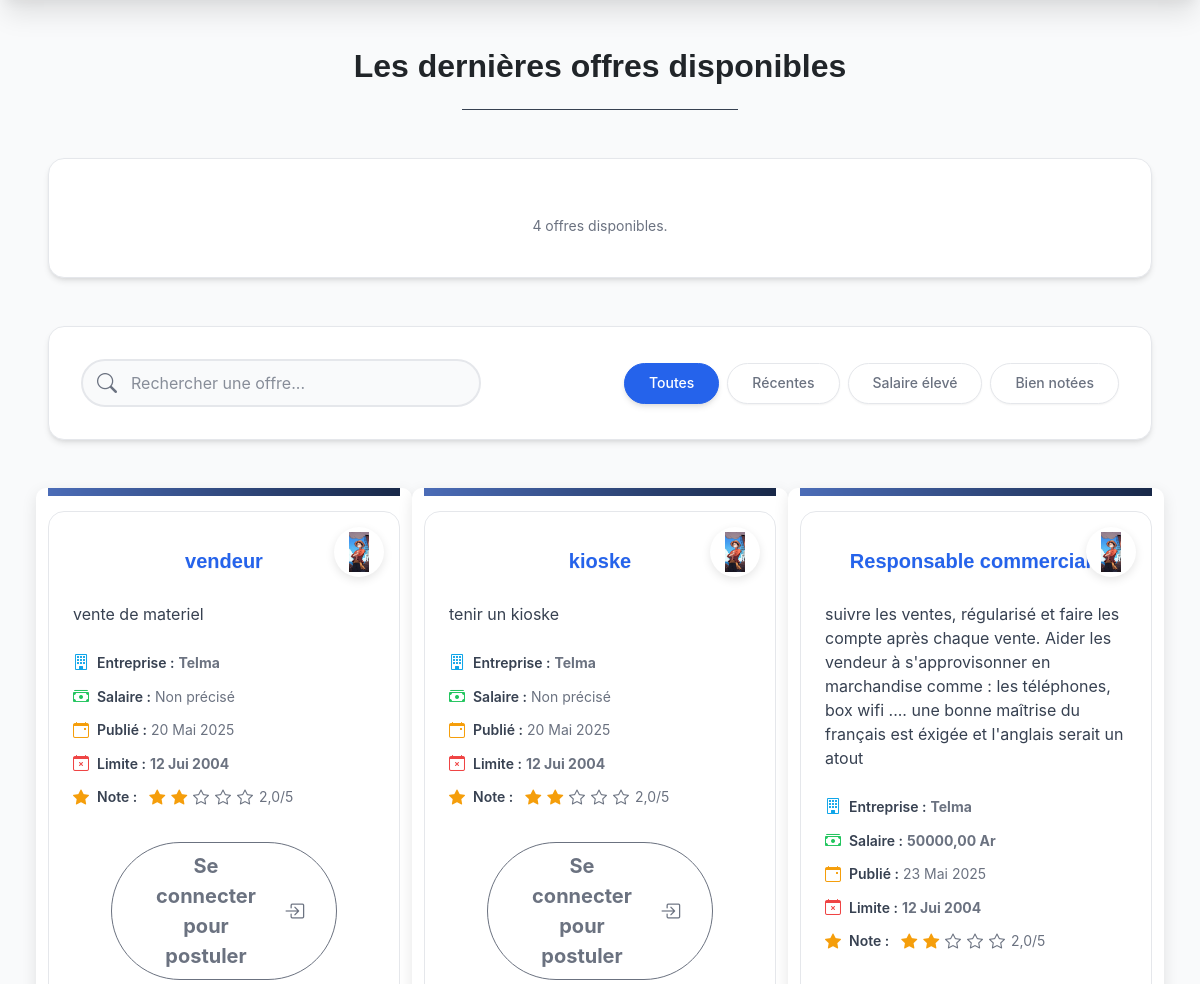
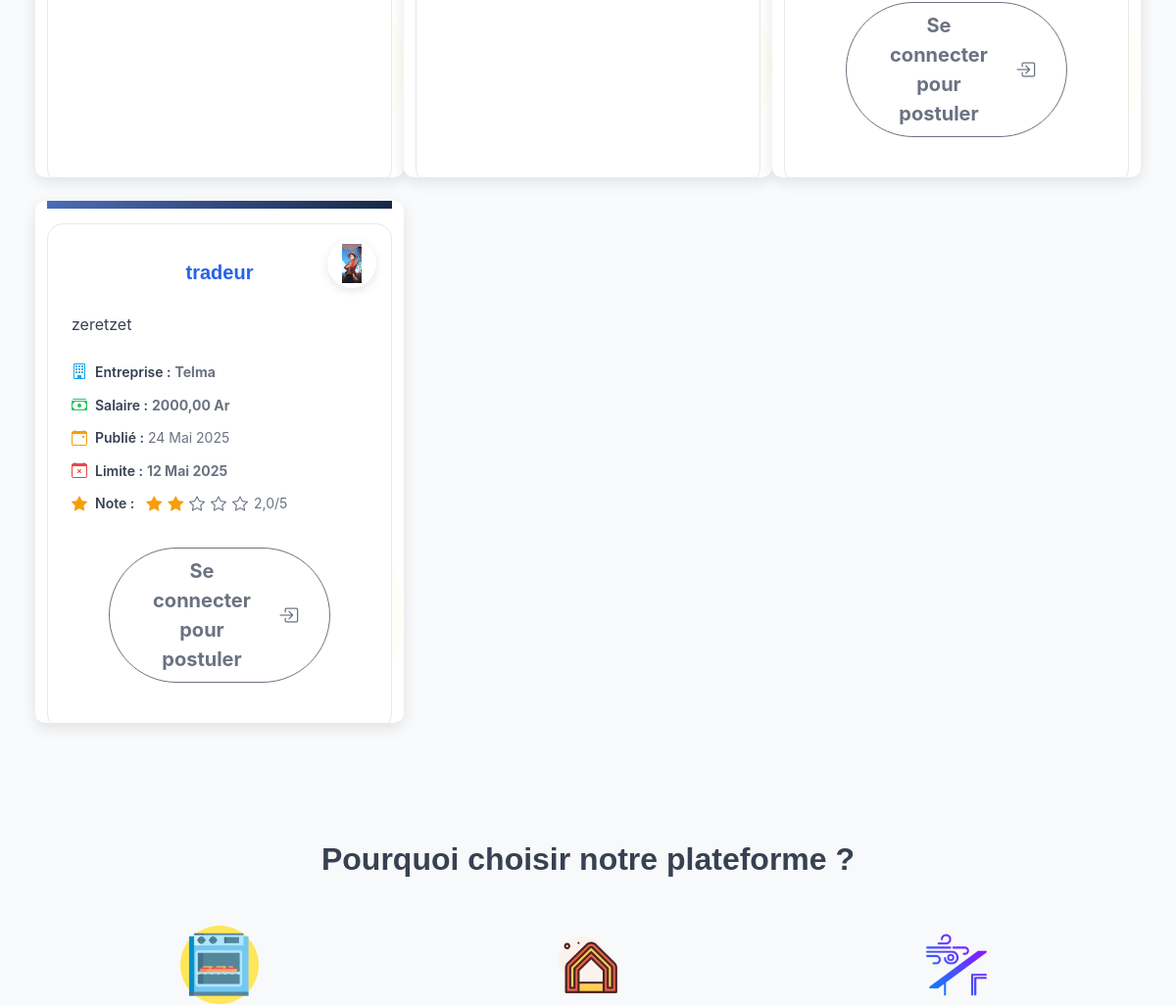
The page /offres/ (middle part) on the database as committed earlier (2 pictures, top to bottom).
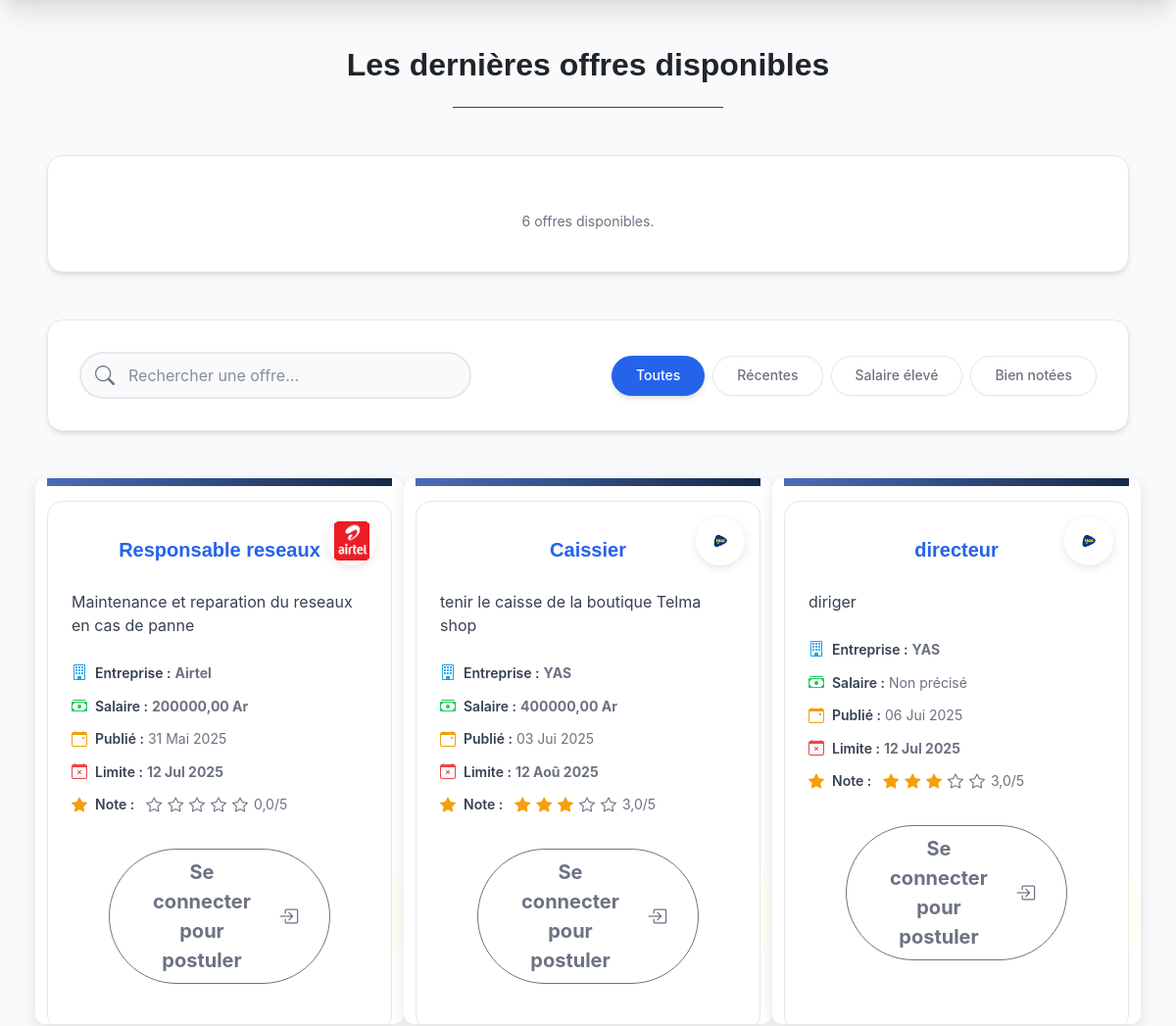
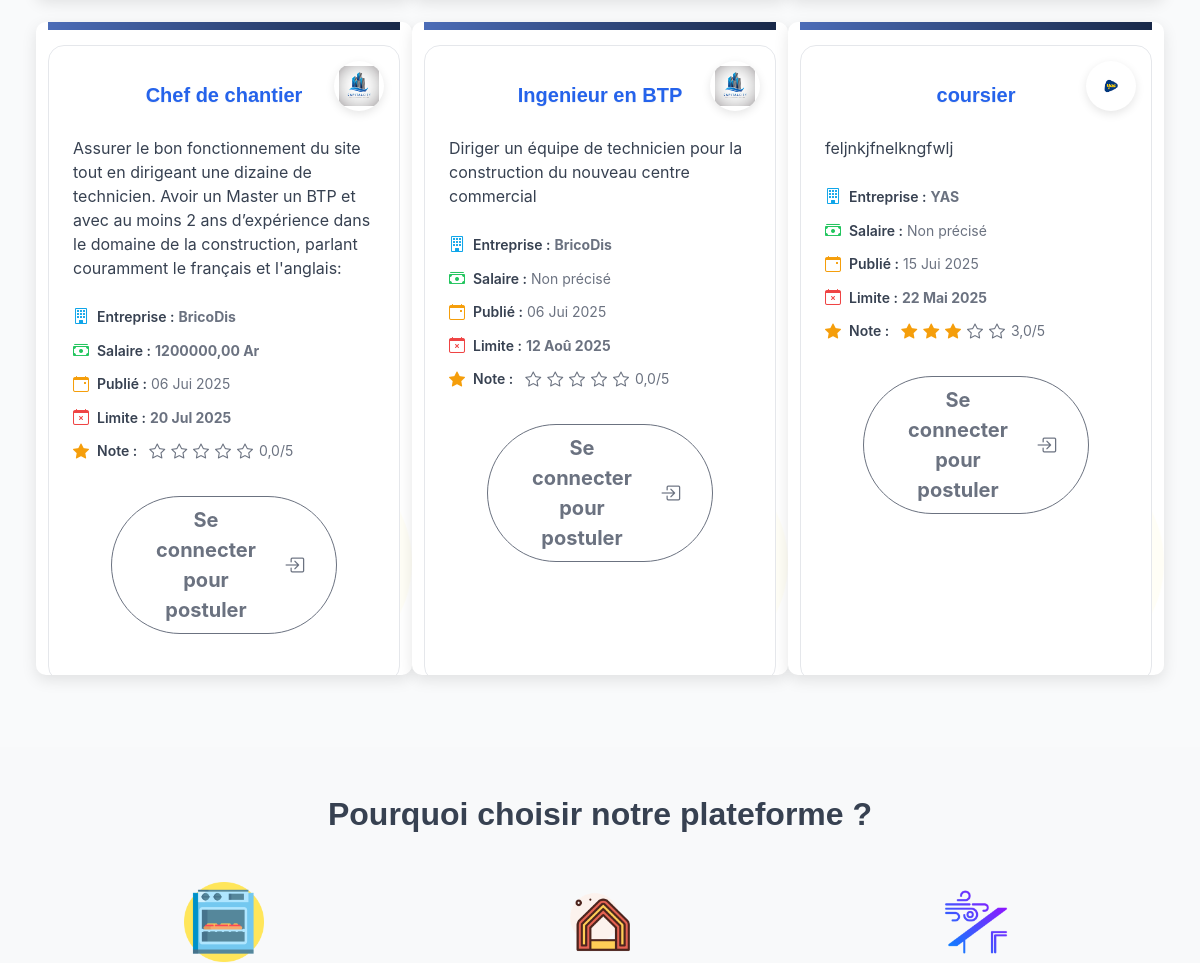
The same page on the database as committed later (2 pictures, top to bottom).
### Ekandra/models.py (models this page shows, shortened)
class OffreEmploi(models.Model):
    entreprise = models.ForeignKey(Entreprise, on_delete=models.CASCADE)
    titre = models.CharField(max_length=200)
    description = models.TextField()
    salaire = models.DecimalField(max_digits=10, decimal_places=2, null=True, blank=True)
    date_publication = models.DateTimeField(auto_now_add=True)
    date_fin = models.DateTimeField(default=' j/m/n ')
    active = models.BooleanField(default=True)

class Entreprise(models.Model):
    user = models.OneToOneField(User, on_delete=models.CASCADE)
    nom = models.CharField(max_length=100, blank=True, default="Entreprise")
    description = models.TextField(blank=True)
    secteur = models.CharField(max_length=100, blank=True)
    siret = models.CharField(max_length=14,unique=False)
    photo_profil = models.ImageField(upload_to='profils/', blank=True, null=True)
    created_at = models.DateTimeField(auto_now_add=True)
    @property
    def moyenne(self):
        average = self.notation_set.aggregate(Avg('note'))['note__avg']
        return float(average) if average is not None else 0.0

### Ekandra/views.py (the view)
# urls.py: path('offres/', views.offres_list, name='offres'),
def offres_list(request):
    offres = OffreEmploi.objects.filter(active=True)
    context = get_base_context(request)
    context.update({'offres': offres})
    return render(request, 'Ekandra/offres.html', context)

### Ekandra/views.py (called while the page is built, shortened)
def get_base_context(request):
    context = {}
    return context

### Ekandra/templates/Ekandra/offres.html (shortened to what this page needs)
{% extends 'Ekandra/base.html' %}
{% load static %}
{% load bootstrap5 %}
{% load star_filters %}
{% load i18n %}
{% block content %}
<main class="my-5">
    <div class="content-wrapper">
        <h2 class="text-center mb-4 text-dark animate__animated animate__fadeIn animate__delay-1s">
            Les dernières offres disponibles
        </h2>
        <hr class="mb-5 w-25 mx-auto animate__animated animate__fadeIn animate__delay-1-5s">
        <section class="filters-container mb-5" id="filtre-section" aria-label="Filtres de recherche d'emploi">
        </section>
        <div class="row offers-grid" id="offersGrid" aria-live="polite" aria-atomic="true">
            {% for offre in offres %}
                <div class="col-md-6 col-lg-4 mb-4 offer-card" itemscope itemtype="http://schema.org/JobPosting" tabindex="0">
                    <div class="category-banner"></div>
                    <div class="offer-card-inner">
                        <div class="company-badge">
                            {% if offre.entreprise.photo_profil%}
                                <img src="{{ offre.entreprise.photo_profil.url }}" alt="Logo {{ offre.entreprise.nom }}" style="max-width: 80%; max-height: 80%;">
                            {% else %}
                                <img src="https://cdn-icons-png.flaticon.com/512/3639/3639518.png" alt="Logo entreprise" style="max-width: 80%; max-height: 80%;">
                            {% endif %}
                        </div>
                        <div class="card-body d-flex flex-column p-4">
                            <h5 class="card-title mb-3" itemprop="title">{{ offre.titre }}</h5>
                            <p class="card-text mb-4 flex-grow-1 offer-description" id="description" itemprop="description">
                                {{ offre.description|truncatewords:40 }}
                            </p>
                            <ul class="list-unstyled mb-4 info-list" aria-label="Détails de l'offre">
                                <li>
                                    <i class="bi bi-building me-2 text-info" aria-hidden="true"></i>
                                    <strong>Entreprise :</strong> <span class="fw-bold company-name" itemprop="hiringOrganization" itemtype="http://schema.org/Organization" itemscope><span itemprop="name">{{ offre.entreprise.nom }}</span></span><br>
                                </li>
                                <li>
                                    <i class="bi bi-cash-stack me-2 text-success" aria-hidden="true"></i>
                                    <strong>Salaire :</strong>
                                    {% if offre.salaire %}
                                        <span class="fw-bold salary-amount" itemprop="salary">{{ offre.salaire }} Ar</span>
                                    {% else %}
                                        <span class="text-muted">Non précisé</span>
                                    {% endif %}
                                </li>
                                <li>
                                    <i class="bi bi-calendar-event me-2 text-warning" aria-hidden="true"></i>
                                    <strong>Publié :</strong> <time datetime="{{ offre.date_publication|date:'Y-m-d' }}" itemprop="datePosted">{{ offre.date_publication|date:"d M Y" }}</time>
                                </li>
                                <li>
                                    <i class="bi bi-calendar-x me-2 text-danger" aria-hidden="true"></i>
                                    <strong>Limite :</strong> <span class="fw-bold" itemprop="validThrough">{{ offre.date_fin|date:"d M Y" }}</span>
                                </li>
                                <li>
                                    <i class="bi bi-star-fill me-2 text-warning" aria-hidden="true"></i>
                                    <strong>Note :</strong>
                                    {% if offre.entreprise.moyenne is not None %}
                                        <span class="ms-2 star-rating" role="img" aria-label="Note de {{ offre.entreprise.moyenne|floatformat:1 }} sur 5">
                                            {% with rating_val=offre.entreprise.moyenne|add:0.0 %}
                                            {% for i in "12345" %}
                                                {% if rating_val >= forloop.counter %}
                                                    <i class="bi bi-star-fill text-warning" aria-hidden="true"></i>
                                                {% elif rating_val > forloop.counter|add:-1 and rating_val < forloop.counter %}
                                                    <i class="bi bi-star-half text-warning" aria-hidden="true"></i>
                                                {% else %}
                                                    <i class="bi bi-star text-secondary" aria-hidden="true"></i>
                                                {% endif %}
                                            {% endfor %}
                                            {% endwith %}
                                            <span class="rating-text" itemprop="aggregateRating" itemtype="http://schema.org/AggregateRating" itemscope><span itemprop="ratingValue">{{ offre.entreprise.moyenne|floatformat:1 }}</span>/5</span>
                                        </span>
                                    {% else %}
                                        <span class="text-muted ms-2">Non notée</span>
                                    {% endif %}
                                </li>
                            </ul>
                            <div class="mt-auto text-center">
                                {% if user.is_authenticated %}
                                    <a href="{% url 'candidature_create' offre.id %}" class="btn btn-primary btn-lg w-75 btn-apply" role="button">
                                        <span class="btn-text">Postuler</span>
                                        <i class="bi bi-arrow-right btn-icon ms-2" aria-hidden="true"></i>
                                    </a>
                                {% else %}
                                    <a href="{% url 'login' %}" class="btn btn-outline-secondary btn-lg w-75 btn-login" role="button">
                                        <span class="btn-text">Se connecter pour postuler</span>
                                        <i class="bi bi-box-arrow-in-right btn-icon ms-2" aria-hidden="true"></i>
                                    </a>
                                {% endif %}
                            </div>
                        </div>
                    </div>
                </div>
            {% endfor %}
        </div>
    </div>
</main>
<div class="bg-light py-5 mt-5">
    <div class="content-wrapper text-center">
        <h2 class="mb-5">Pourquoi choisir notre plateforme ?</h2>
        <div class="row">
            <div class="col-md-4 mb-4">
                <img src="{% static 'Ekandra/image/four.png' %}"  alt="Icône opportunités" class="feature-icon">
            </div>
            <div class="col-md-4 mb-4">
                <img src="{% static 'Ekandra/image/house.png' %}"  alt="Icône alerte" class="feature-icon">
            </div>
            <div class="col-md-4 mb-4">
                <img src="{% static 'Ekandra/image/wind.png' %}"  alt="Icône confiance" class="feature-icon">
            </div>
        </div>
    </div>
</div>
{% endblock %}
{% block extra_css %}
    <link rel="stylesheet" href="{% static 'Ekandra/css/offres.css' %}">
    <link rel="stylesheet" href="https://cdnjs.cloudflare.com/ajax/libs/animate.css/4.1.1/animate.min.css"/>
{% endblock %}

### Ekandra/templates/Ekandra/base.html (shortened to what this page needs)
{% load static %}
{% load bootstrap5 %}
<!DOCTYPE html>
<html lang="fr">
<head>
    <link rel="stylesheet" href="{% static 'Ekandra/css/style.css' %}">
    <link href="https://cdn.jsdelivr.net/npm/bootstrap@5.3.0/dist/css/bootstrap.min.css" rel="stylesheet">
    <link href="https://cdn.jsdelivr.net/npm/bootstrap-icons/font/bootstrap-icons.css" rel="stylesheet">
    <link rel="stylesheet" href="https://cdnjs.cloudflare.com/ajax/libs/animate.css/4.1.1/animate.min.css"/>
    <link rel="stylesheet" href="{% static 'Ekandra/css/style.css' %}">
    {% block extra_css %}{% endblock %}
</head>
<body class="light-mode d-flex flex-column min-vh-100"
{% block body_class %}{% endblock %}>
    <main class="flex-grow-1 main-content-area">
        <div class="container app-container mt-4 mb-5">
            {% block content %}
            {% endblock %}
        </div>
    </main>
</body>
</html>

### Ekandra/static/Ekandra/css/style.css (style rules this page uses)
:root { --primary-color: #0d6efd; --secondary-color: #6c757d; --accent-color: #28a745; --light-bg: #f8f9fa; --text-color: #343a40; --navbar-bg: #ffffff; --card-bg: #ffffff; --border-color: #e0e0e0; --shadow-light: 0 4px 12px rgba(0, 0, 0, 0.08); --card-hover-shadow: 0 12px 24px rgba(0, 0, 0, 0.15); --alert-shadow: 0 2px 8px rgba(0, 0, 0, 0.1); }
body, .navbar, .card, .alert, .btn, .nav-link, h1, h2, h3, h4, h5, h6, p, span, strong, a { transition: background-color 0.3s ease, color 0.3s ease, border-color 0.3s ease, box-shadow 0.3s ease; }
body { font-family: 'Open Sans', sans-serif; color: var(--text-color); background-color: var(--light-bg); line-height: 1.7; }
h1, h2, h3, h4, h5, h6 { font-family: 'Montserrat', sans-serif; font-weight: 700; color: var(--primary-color); margin-bottom: 1rem; }
.container { max-width: 1300px; padding: 2.5rem 1.5rem; }
.offer-card { border: 1px solid var(--border-color); border-radius: 0.75rem; box-shadow: 0 6px 16px rgba(0, 0, 0, 0.08); transition: transform 0.3s ease, box-shadow 0.3s ease; overflow: hidden; background-color: var(--card-bg); }
.offer-card .card-body { padding: 1.75rem; }
.offer-card .card-title { font-size: 1.6rem; font-weight: 700; line-height: 1.3; min-height: 4.8rem; display: flex; align-items: center; justify-content: center; color: var(--primary-color); text-shadow: 0 1px 1px rgba(0,0,0,0.05); }
.offer-card .card-text { font-size: 0.95rem; color: var(--text-color); margin-bottom: 1.75rem; line-height: 1.6; flex-grow: 1; }
.btn-outline-secondary { color: var(--secondary-color); border-color: var(--secondary-color); }

### Ekandra/static/Ekandra/css/offres.css (style rules this page uses)
:root { --primary-color: #0d6efd; --secondary-color: #6c757d; --accent-color: #28a745; --light-bg: #f8f9fa; --text-color: #343a40; --navbar-bg: #ffffff; --shadow-light: 0 4px 12px rgba(0, 0, 0, 0.08); --card-hover-shadow: 0 12px 24px rgba(0, 0, 0, 0.15); }
body { font-family: 'Open Sans', sans-serif; color: var(--text-color); background-color: var(--light-bg); line-height: 1.7; }
h1, h2, h3, h4, h5, h6 { font-family: 'Montserrat', sans-serif; font-weight: 700; color: var(--primary-color); margin-bottom: 1rem; }
.container { max-width: 1300px; padding: 2.5rem 1.5rem; }
.offer-card { border: 1px solid #e0e0e0; border-radius: 0.75rem; box-shadow: 0 6px 16px rgba(0, 0, 0, 0.08); transition: transform 0.3s ease, box-shadow 0.3s ease; overflow: hidden; background-color: #ffffff; }
.offer-card .card-body { padding: 1.75rem; }
.offer-card .card-title { font-size: 1.6rem; font-weight: 700; line-height: 1.3; min-height: 4.8rem; display: flex; align-items: center; justify-content: center; color: var(--primary-color); text-shadow: 0 1px 1px rgba(0,0,0,0.05); }
.offer-card .card-text { font-size: 0.95rem; color: var(--text-color); margin-bottom: 1.75rem; line-height: 1.6; flex-grow: 1; }

Rows that differ between the two databases and show on the page:
removed OffreEmploi: entreprise.photo_profil (picture), titre "vendeur", description "vente de materiel", entreprise.nom "Telma", shows "Non précisé", date_publication "20 Mai 2025", date_fin "12 Jui 2004", entreprise.moyenne "2,0"
removed OffreEmploi: entreprise.photo_profil (picture), titre "kioske", description "tenir un kioske", entreprise.nom "Telma", shows "Non précisé", date_publication "20 Mai 2025", date_fin "12 Jui 2004", entreprise.moyenne "2,0"
removed OffreEmploi: entreprise.photo_profil (picture), titre "Responsable commerciale", description "suivre les ventes, régularisé et faire les compte après chaque vente. Aider les vendeur à s'approvisonner en marchandise comme : les téléphones, box wifi .... une bonne maîtrise du français est éxigée et l'anglais serait un atout", entreprise.nom "Telma", salaire "50000,00", date_publication "23 Mai 2025", date_fin "12 Jui 2004", entreprise.moyenne "2,0"
removed OffreEmploi: entreprise.photo_profil (picture), titre "tradeur", description "zeretzet", entreprise.nom "Telma", salaire "2000,00", date_publication "24 Mai 2025", date_fin "12 Mai 2025", entreprise.moyenne "2,0"
added OffreEmploi: entreprise.photo_profil (picture), titre "Responsable reseaux", description "Maintenance et reparation du reseaux en cas de panne", entreprise.nom "Airtel", salaire "200000,00", date_publication "31 Mai 2025", date_fin "12 Jul 2025", entreprise.moyenne "0,0"
added OffreEmploi: entreprise.photo_profil (picture), titre "Caissier", description "tenir le caisse de la boutique Telma shop", entreprise.nom "YAS", salaire "400000,00", date_publication "03 Jui 2025", date_fin "12 Aoû 2025", entreprise.moyenne "3,0"
added OffreEmploi: entreprise.photo_profil (picture), titre "directeur", description "diriger", entreprise.nom "YAS", shows "Non précisé", date_publication "06 Jui 2025", date_fin "12 Jul 2025", entreprise.moyenne "3,0"
added OffreEmploi: entreprise.photo_profil (picture), titre "Chef de chantier", description "Assurer le bon fonctionnement du site tout en dirigeant une dizaine de technicien. Avoir un Master un BTP et avec au moins 2 ans d’expérience dans le domaine de la construction, parlant couramment le français et l'anglais:", entreprise.nom "BricoDis", salaire "1200000,00", date_publication "06 Jui 2025", date_fin "20 Jul 2025", entreprise.moyenne "0,0"
added OffreEmploi: entreprise.photo_profil (picture), titre "Ingenieur en BTP", description "Diriger un équipe de technicien pour la construction du nouveau centre commercial", entreprise.nom "BricoDis", shows "Non précisé", date_publication "06 Jui 2025", date_fin "12 Aoû 2025", entreprise.moyenne "0,0"
added OffreEmploi: entreprise.photo_profil (picture), titre "coursier", description "feljnkjfnelkngfwlj", entreprise.nom "YAS", shows "Non précisé", date_publication "15 Jui 2025", date_fin "22 Mai 2025", entreprise.moyenne "3,0"
Other text that changed with them:
text written by a page script: "4 offres disponibles." → "6 offres disponibles."
